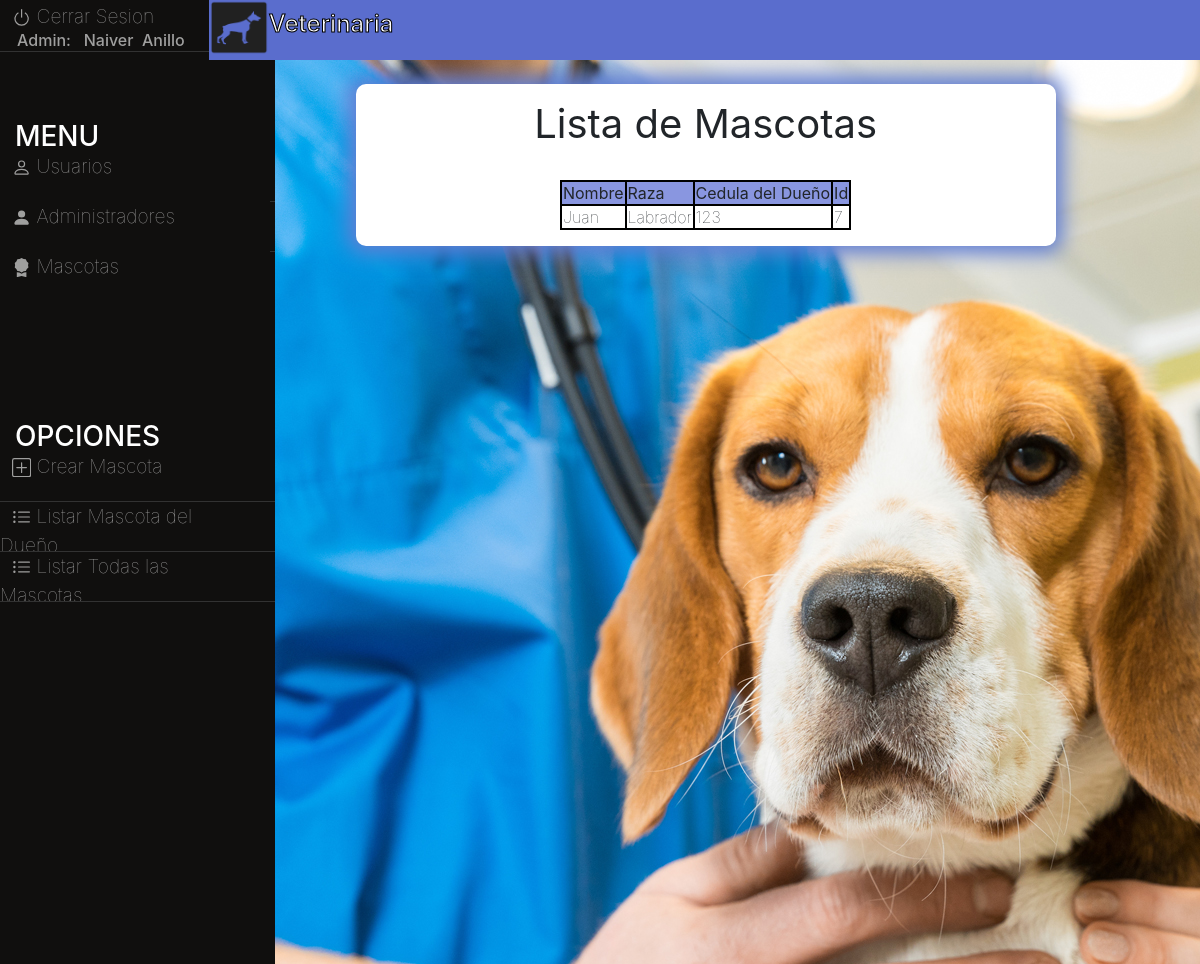
The page /Veterinaria/menuprinc.php?m=list (signed in) on the database its author committed.
### tables this page shows
CREATE TABLE `mascota` (
  `nombre` varchar(100) NOT NULL,
  `raza` varchar(100) NOT NULL,
  `cedula_dueño` varchar(20) NOT NULL,
  `id` int(11) NOT NULL
);

### Veterinaria/conexion.php (called while the page is built, shortened)
<?php
class conexion{
	public function conectar(){
		$this->lin = mysqli_connect("localhost", "anillonaiver", "naiver3753313", "veterinaria");
		return $this->lin;
	}
}
?>

### Veterinaria/mascota.php (called while the page is built, shortened)
<?php
class mascota{
	public function lista($lin){
		$sql = "SELECT * FROM mascota";
		$result = $lin->query($sql);
		$arr=array();
		while ($fila = $result->fetch_assoc()){
			$arr[]=$fila;
		}
		return($arr);
	}
}
?>

### Veterinaria/crudMas.php (the view, shortened to what this page needs)
<!DOCTYPE html>
<html>
<head>
</head>
<body>
		<div class="contenedor">
		<div class="contenido"><br>
			<div class="box box-shadow">
				<?php
	require_once("conexion.php");
	require_once("mascota.php");
	$con = new conexion();
	$mas = new mascota();
			?>
			<?php
	if (isset($_SESSION['listmasc'])) {
		if ($_SESSION['listmasc'] == "True") {
			$arr2=$mas->lista($con->conectar());
			if (empty($arr2)) {
				?>
					<h1><center><b>Lista de Mascotas</center></h1></b><br>
					<br>
					<div class="alert alert-warning" style="color: #ADA226; border: 2px solid #ADA226; border-radius: 10px; padding: 12px" role="alert">
			  				<b>No hay Registros.
					</div>
				<?php
			}else{
				?>
				<link rel="stylesheet" type="text/css" href="style.css">
				<h1><center><b>Lista de Mascotas</center></h1></b><br>
					<center><table>
						<tr style="background: #8996E0;">
								<th><b>Nombre</th><th><b>Raza</th><th><b>Cedula del Dueño</th><th><b>Id</th>
						</tr>
						<?php
						for ($i=0; $i <count($arr2) ; $i++) {
						?>
						<tr>
							<td>
								<?php echo $arr2[$i]['nombre']?>
							</td>
							<td>
								<?php echo $arr2[$i]['raza']?>
							</td>
							<td>
								<?php echo $arr2[$i]['cedula_dueño']?>
							</td>
							<td>
								<?php echo $arr2[$i]['id']?>
							</td>
						</tr>
				<?php
			}
			?>
			</table></center>
			<?php
			}
		}
	}
			?>
			</div>
		</div>
	</div>
</body>
</html>

### Veterinaria/style.css (style rules this page uses)
table, th, td { border: 2px solid black; border-collapse: collapse; }
th, td { padding: 1px; }
* { margin: 0px; padding:0px; font-weight: lighter; }
.box { padding: 1em; width: 700px; margin: 0 auto; background-size: cover; background: white; border-radius: 10px; }
.box-shadow { -webkit-box-shadow: -1px 0px 20px 8px rgba(97,126,212,1); -moz-box-shadow: -1px 0px 20px 8px rgba(97,126,212,1); box-shadow: -1px 0px 20px 8px rgba(97,126,212,1); }
div.contenido { position: relative; left: 17.4%; width: 82.8%; height: 113%; }
.contenedor { width: 100%; margin:0 auto; overflow: hidden; }

### rows shown on the page
mascota: nombre "Juan", raza "Labrador", cedula_dueño "123", id "7"

### other values the page prints
$_SESSION['nomlogin'] "Naiver"
$_SESSION['apelogin'] "Anillo"
